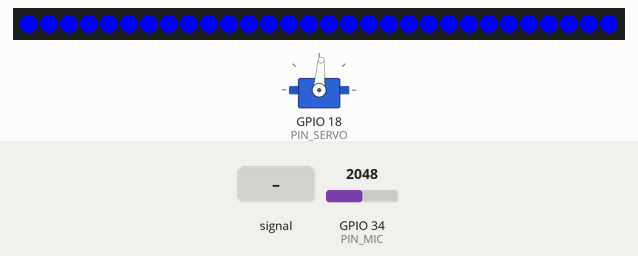
A sketch run on a simulated ESP32. Parts: servo, 30 RGB LEDs in strip order, left to right. The inputs (shaded band) are chosen by the test bench; at power-on: GPIO 34 (PIN_MIC) = 2048. Dim RGB values are drawn brighter than linear; servo pulses on a pin are drawn as a servo (544–2400 µs = 0–180°); what the sketch prints to the serial monitor is not drawn.

Above: at 1.27 s.
1.3 s: GPIO 34 (PIN_MIC) fed a 200 Hz sine of ±1023 counts around its level
At 2.21 s:
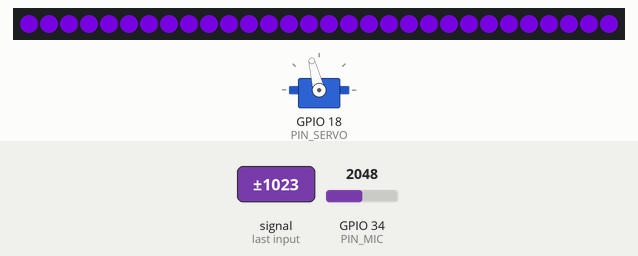
2.8 s: GPIO 34 (PIN_MIC) set to 1460
At 2.87 s:
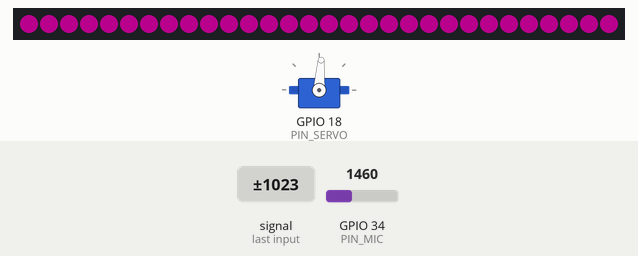
4.4 s: GPIO 34 (PIN_MIC) fed a 1000 Hz sine of ±1023 counts around its level
At 4.72 s:
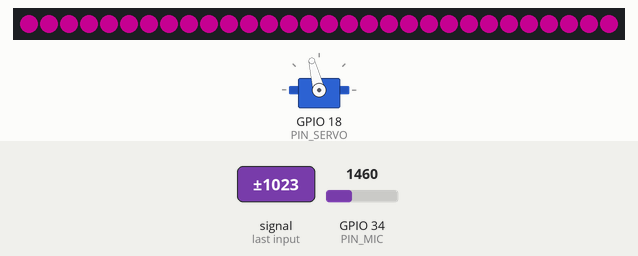
6.3 s: GPIO 34 (PIN_MIC) fed a 2 Hz sine of ±1228 counts around its level
At 6.36 s:
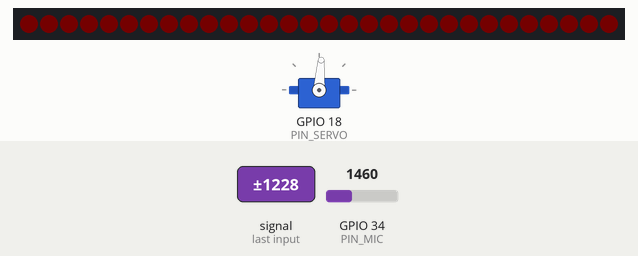
8.0 s: GPIO 34 (PIN_MIC) fed a 50 Hz sine of ±1228 counts around its level
At 9.73 s:
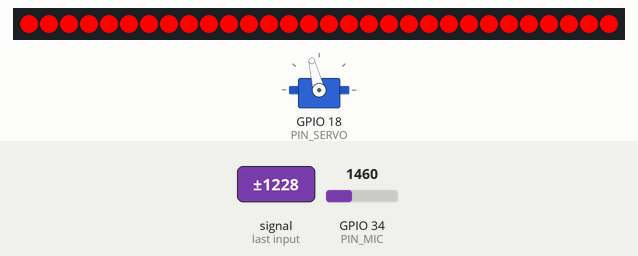
11.0 s: GPIO 34 (PIN_MIC) set to 1540
At 11.85 s:
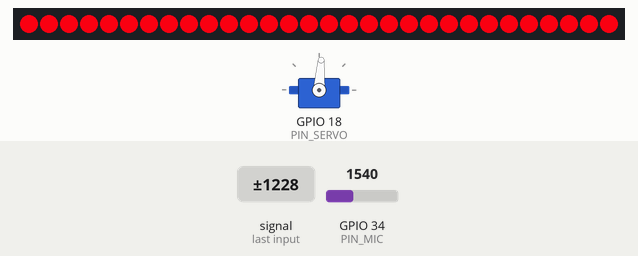
Timing chart, 0 to 13.6 s (numbered marks = the images above; inputs shaded):
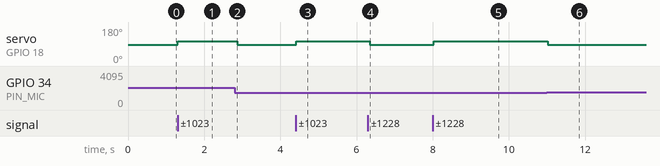

Measured:
- after the input at 1.3 s, servo on GPIO 18 (PIN_SERVO): 86° → 104° at once
- after the input at 2.8 s, servo on GPIO 18 (PIN_SERVO): 104° → 86° after 0.07 s
- after the input at 4.4 s, servo on GPIO 18 (PIN_SERVO): 86° → 104° at once
- after the input at 6.3 s, servo on GPIO 18 (PIN_SERVO): 104° → 86° after 0.05 s
- after the input at 8.0 s, servo on GPIO 18 (PIN_SERVO): 86° → 104° at once
- after the input at 11.0 s, servo on GPIO 18 (PIN_SERVO): 104° → 86° at once

The sketch:

severino-vargas.ino
```cpp
#include <Adafruit_NeoPixel.h>

// --- Configuración de Pines ---
const int PIN_MIC = 34;
const int PIN_SERVO = 18;
const int PIN_LED = 13;      // Pin de datos para la tira LED

// --- Parámetros de la Tira LED ---
const int NUM_LEDS = 30;    // Ajusta según la cantidad de LEDs de tu tira
Adafruit_NeoPixel tira = Adafruit_NeoPixel(NUM_LEDS, PIN_LED, NEO_GRB + NEO_KHZ800);

// --- Configuración PWM ESP32 v3.x ---
const int FREC_PWM = 50;
const int RES_PWM = 16;

// --- Parámetros Calibrados ---
const int PULSO_PARADO = 4700;    // Tu valor neutro exacto
const int PULSO_MAX_GIRO = 5300;  // Velocidad calibrada

int umbralRuido = 1500;           // Sensibilidad al ruido
unsigned long tiempoInicio = 0;
const unsigned long TIEMPO_LIMITE = 10 * 60 * 1000UL; // 10 minutos (600,000 ms)

// --- Variables para la Acumulación de Ruido y Animación ---
float nivelEstrésRuido = 0.0;    // Transición de 0.0 (Azul) a 1.0 (Rojo)
float anguloRespiracion = 0.0;   // Controla la onda de brillo

void setup() {
  Serial.begin(115200);

  // Configurar Servo
  ledcAttach(PIN_SERVO, FREC_PWM, RES_PWM);
  ledcWrite(PIN_SERVO, PULSO_PARADO);

  // Configurar Tira LED
  tira.begin();
  tira.setBrightness(255); // Brillo máximo global (el efecto controla el matiz)
  tira.show();

  tiempoInicio = millis();
  Serial.println("==========================================");
  Serial.println("   SISTEMA CON SERVO Y TIRA LED INICIADO  ");
  Serial.println("==========================================");
}

void loop() {
  unsigned long tiempoActual = millis();

  // 1. Reinicio automático a los 10 minutos (Vuelve a Azul y detiene motor)
  if (tiempoActual - tiempoInicio >= TIEMPO_LIMITE) {
    Serial.println("--> ¡Se cumplieron 10 minutos! Reiniciando a estado Azul...");
    ledcWrite(PIN_SERVO, PULSO_PARADO);
    nivelEstrésRuido = 0.0; // Resetea el color a azul puro
    tiempoInicio = tiempoActual;
    delay(2000);
  }

  // 2. Medir amplitud del sonido
  int amplitudSonido = obtenerAmplitudSonido(30);

  // 3. Evaluar Ruido y Mover Motor
  if (amplitudSonido > umbralRuido) {
    int valorPWM = map(amplitudSonido, umbralRuido, 2048, PULSO_PARADO + 250, PULSO_MAX_GIRO);
    valorPWM = constrain(valorPWM, PULSO_PARADO + 250, PULSO_MAX_GIRO);
    ledcWrite(PIN_SERVO, valorPWM);

    // Si hay ruido constante, incrementamos la transición hacia el ROJO
    nivelEstrésRuido += 0.015;
  } else {
    ledcWrite(PIN_SERVO, PULSO_PARADO);

    // En silencio, el color se enfría lentamente volviendo hacia el AZUL
    nivelEstrésRuido -= 0.003;
  }

  // Mantener el factor entre 0.0 (Totalmente Azul) y 1.0 (Totalmente Rojo)
  nivelEstrésRuido = constrain(nivelEstrésRuido, 0.0, 1.0);

  // 4. Efecto Ondulatorio de "Respiración" en los LEDs
  // Velocidad de respiración: Más rápido cuando está Rojo, más lento cuando está Azul
  float velocidadRespiracion = mapFloat(nivelEstrésRuido, 0.0, 1.0, 0.03, 0.12);
  anguloRespiracion += velocidadRespiracion;
  if (anguloRespiracion > TWO_PI) anguloRespiracion -= TWO_PI;

  // Calculamos la intensidad luminosa usando una onda senoidal suave (0 a 255)
  float factorBrillo = (sin(anguloRespiracion) + 1.0) / 2.0;

  // Mezcla de colores (Interpolación de Azul [0,0,255] a Rojo [255,0,0])
  int r = (int)(255.0 * nivelEstrésRuido * factorBrillo);
  int g = 0;
  int b = (int)(255.0 * (1.0 - nivelEstrésRuido) * factorBrillo);

  // Aplicar el color calculado a todos los LEDs
  for (int i = 0; i < NUM_LEDS; i++) {
    tira.setPixelColor(i, tira.Color(r, g, b));
  }
  tira.show();

  delay(10);
}

// Función Muestreadora de Micrófono
int obtenerAmplitudSonido(int ventanaMs) {
  unsigned long tiempoInicioMuestra = millis();
  int senalMinima = 4095;
  int senalMaxima = 0;

  while (millis() - tiempoInicioMuestra < ventanaMs) {
    int lectura = analogRead(PIN_MIC);
    if (lectura < senalMinima) senalMinima = lectura;
    if (lectura > senalMaxima) senalMaxima = lectura;
  }

  return (senalMaxima - senalMinima);
}

// Función auxiliar para mapear números decimales (float)
float mapFloat(float x, float in_min, float in_max, float out_min, float out_max) {
  return (x - in_min) * (out_max - out_min) / (in_max - in_min) + out_min;
}
```
